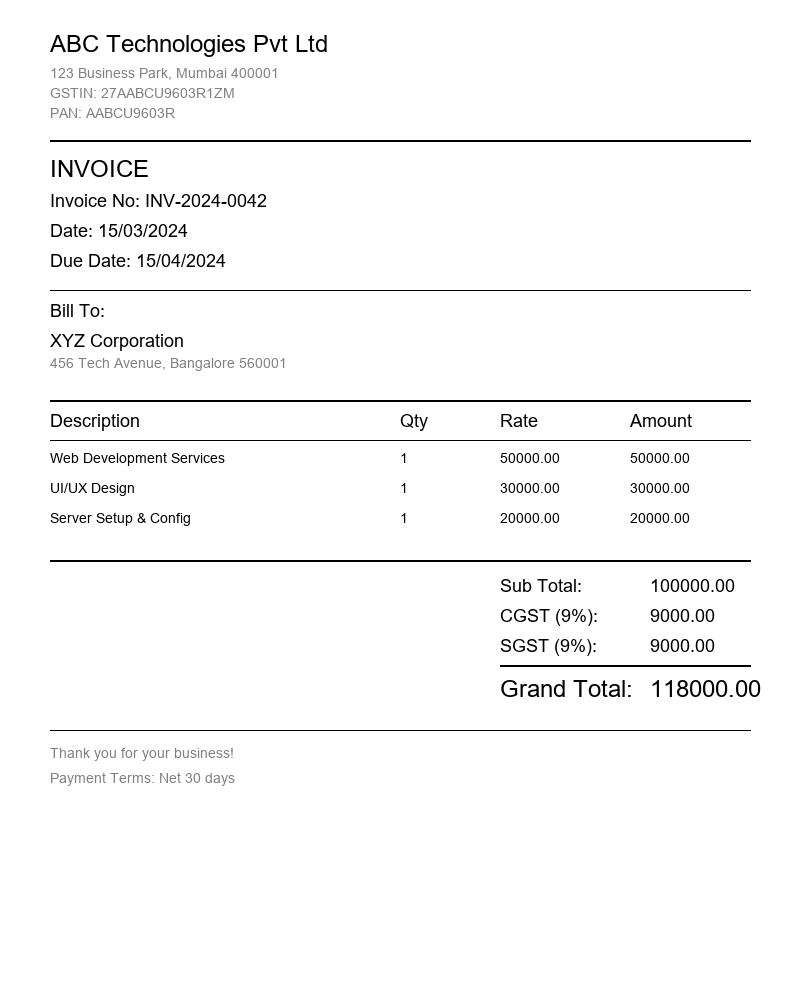
#> input picture test_invoice.png, 800 x 1000 px; its folder holds only this picture in this run
$ python -i preprocessing.py   (imports and definitions only)
#> lines starting #> are read from the running program, lines starting #| are printed output that depends on the picture; after the words box and inside, x2 and y2 are one past the last pixel; in counts of white or black regions, pixels touching at a corner belong together
#> further down, picture is the input picture: shape (1000, 800, 3); min 0, max 255, mean 248.8
"""
Image Preprocessing Service
=============================
Applies a multi-step OpenCV pipeline to prepare images
for optimal Tesseract OCR accuracy.

Pipeline:
1. Resolution normalization (upscale to ~300 DPI equivalent)
2. Grayscale conversion
3. Noise removal (Non-local means denoising)
4. Otsu's binarization (adaptive thresholding)
5. Deskew (correct rotation using minAreaRect)
"""

import cv2
import numpy as np

from config import TARGET_DPI


def preprocess_image(img: np.ndarray) -> np.ndarray:
    """
    Run the full preprocessing pipeline on an input image.

    Args:
        img: BGR image as numpy array.

    Returns:
        Preprocessed grayscale image as numpy array.
    """
    img = _normalize_resolution(img)
    gray = _to_grayscale(img)
    enhanced = _enhance_contrast(gray)
    denoised = _remove_noise(enhanced)
    sharpened = _sharpen(denoised)
    binary = _threshold(sharpened)
    deskewed = _deskew(binary)
    return deskewed


def _normalize_resolution(img: np.ndarray) -> np.ndarray:
    """
    Upscale small images to ensure sufficient resolution for OCR.
    Target: at least 2000px on the longest side (approx 300 DPI for A4).
    """
    h, w = img.shape[:2]
#> h = 1000; w = 800
    target_min_dim = 2500  # Pushed to 2500 for maximum text fidelity

    if max(h, w) < target_min_dim:
        scale = target_min_dim / max(h, w)
#> scale = 2.5
        new_w = int(w * scale)
#> new_w = 2000
        new_h = int(h * scale)
#> new_h = 2500
        img = cv2.resize(img, (new_w, new_h), interpolation=cv2.INTER_CUBIC)
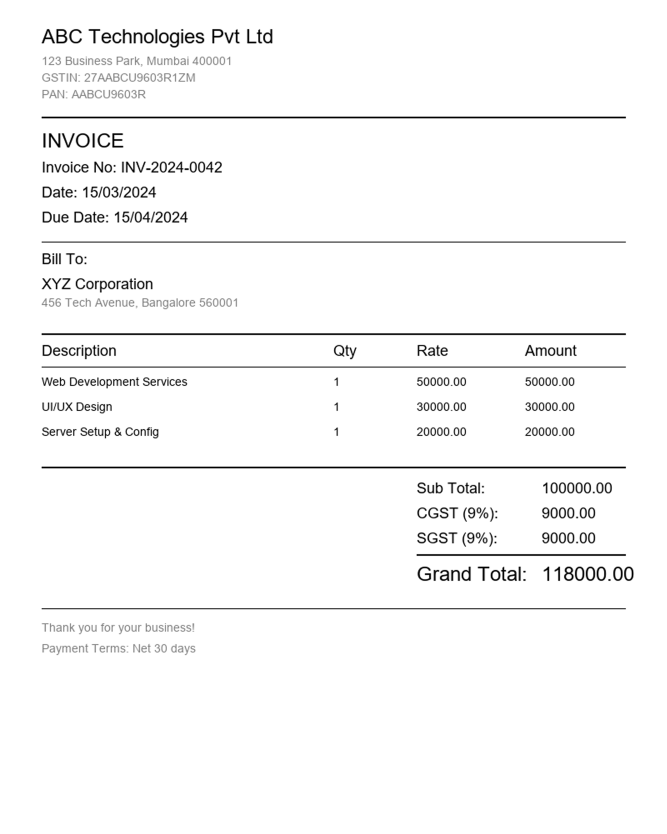
#> img: shape (2500, 2000, 3) (shown at 1/3 size); min 0, max 255, mean 248.5

    return img


def _to_grayscale(img: np.ndarray) -> np.ndarray:
    """Convert BGR image to grayscale."""
    if len(img.shape) == 3:
        return cv2.cvtColor(img, cv2.COLOR_BGR2GRAY)
    return img


def _enhance_contrast(gray: np.ndarray) -> np.ndarray:
    """
    Apply CLAHE (Contrast Limited Adaptive Histogram Equalization).
    This dramatically improves text visibility against varying backgrounds/shadows.
    """
    clahe = cv2.createCLAHE(clipLimit=2.5, tileGridSize=(8, 8))
    return clahe.apply(gray)


def _remove_noise(gray: np.ndarray) -> np.ndarray:
    """
    Apply Non-local Means Denoising to remove scan artifacts.
    Parameters tuned aggressively for document noise while preserving edges.
    """
    return cv2.fastNlMeansDenoising(
        gray,
        h=12,             # Increased filter strength
        templateWindowSize=7,
        searchWindowSize=21,
    )


def _sharpen(gray: np.ndarray) -> np.ndarray:
    """
    Apply Unsharp Masking to make characters perfectly crisp before binarization.
    It takes the original frame and subtracts a blurred version of itself.
    """
    gaussian = cv2.GaussianBlur(gray, (0, 0), 2.0)
    # addWeighted combines the images: (gray * 1.5) + (gaussian * -0.5)
    return cv2.addWeighted(gray, 1.5, gaussian, -0.5, 0)


def _threshold(gray: np.ndarray) -> np.ndarray:
    """
    Apply Adaptive Gaussian Thresholding.
    Unlike Otsu (which uses a global value), Adaptive handles shadows and gradient
    lighting common in smartphone photos of invoices.
    """
    return cv2.adaptiveThreshold(
        gray, 255,
        cv2.ADAPTIVE_THRESH_GAUSSIAN_C,
        cv2.THRESH_BINARY,
        41,  # Large block size because we run at 2500px resolution
        5    # Subtractive constant
    )
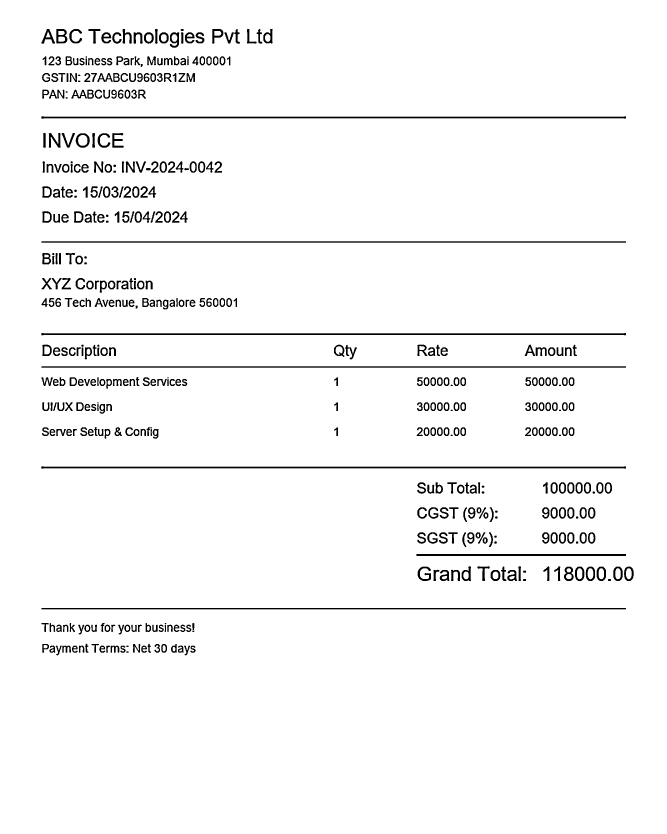
#> returned value: shape (2500, 2000) (shown at 1/3 size); 96.6% white; 467 black regions (5 under 20 px), largest, box (x1, y1, x2, y2) and area: (124, 349, 1878, 356) 8790, (124, 999, 1878, 1006) 8788, (124, 1399, 1878, 1406) 8788


def _deskew(binary: np.ndarray) -> np.ndarray:
    """
    Detect and correct skew angle using minAreaRect on contours.
    Only corrects angles within ±15° to avoid false rotations.
    """
    # Find contour points
    coords = np.column_stack(np.where(binary < 128))  # dark pixels
#> coords = 170451 pairs, first value 87 to 1965, second value 124 to 1900

    if len(coords) < 100:
        # Not enough points to determine skew
        return binary

    # Get minimum area rectangle
    angle = cv2.minAreaRect(coords)[-1]
#> angle = -90

    # Normalize the angle
    if angle < -45:
        angle = -(90 + angle)
#> angle = 0
    else:
        angle = -angle

    # Only correct if skew is significant but not extreme
    if abs(angle) < 0.5 or abs(angle) > 15:
        return binary

    # Rotate to correct skew
    h, w = binary.shape[:2]
    center = (w // 2, h // 2)
    rotation_matrix = cv2.getRotationMatrix2D(center, angle, 1.0)
    rotated = cv2.warpAffine(
        binary, rotation_matrix, (w, h),
        flags=cv2.INTER_CUBIC,
        borderMode=cv2.BORDER_REPLICATE,
    )

    return rotated

>>> import cv2
>>> picture = cv2.imread('../test_invoice.png')
>>> result = preprocess_image(picture)
